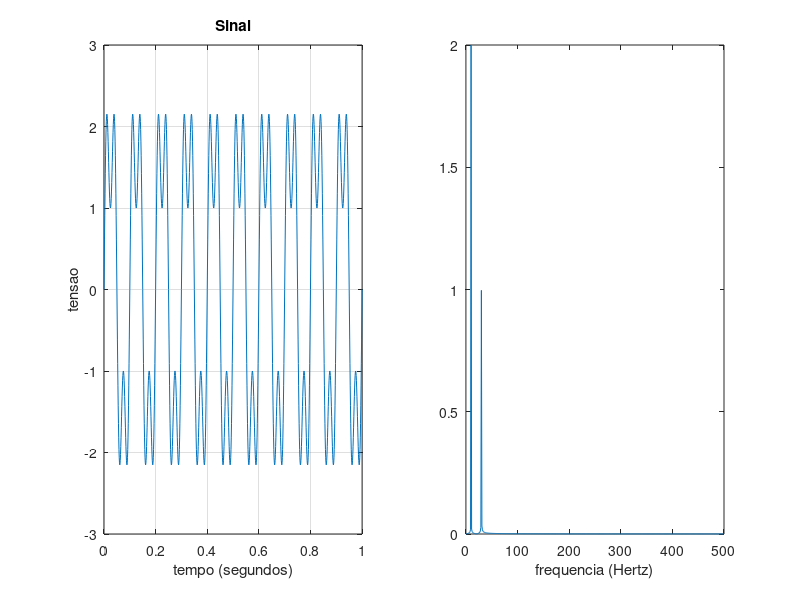

Reproduce this figure in MATLAB.
clear all

tempo_total = 1; %segundo
passo = 1/1000; %equivalente a freq. de amostragem em nosso caso;

%tempo = 0:passo:tempo_total;
tempo = 0:passo:tempo_total;
fsinal1 = 10;
fsinal2 = 3*fsinal1;

for i = 1:length(tempo)
      y(i) = 2.*sin(fsinal1*2*pi*tempo(i))+sin(fsinal2*2*pi*tempo(i));
end

subplot(1,2,1);
plot(tempo,y);

xlabel("tempo (segundos)");
ylabel("tensao");
title("Sinal");
grid

% Plot FFT
% https://www.mathworks.com/help/matlab/ref/fft.html
Y = fft(y);
L = size(Y,2); %length of signal
T = passo; %sampling period
Fs = 1/passo;
t = (0:L-1)*T; %time vector

%plot(t,values);
P2 = abs(Y/L); %two-sided spectrum
P1 = P2(1:L/2+1);             %single-sided spectrum
P1(2:end-1) = 2*P1(2:end-1);

f = Fs*(0:(L/2))/L;
subplot(1,2,2);
plot(f,P1);
xlabel("frequencia (Hertz)");